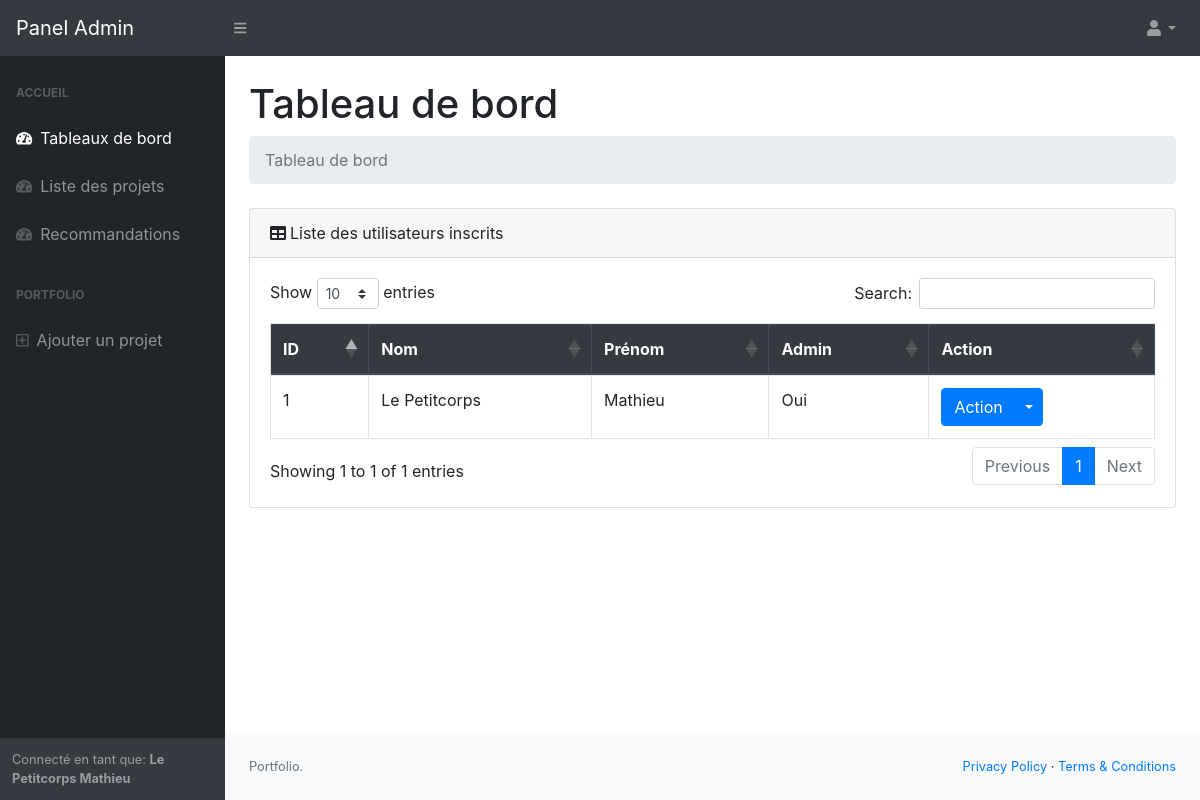
/admin/index.php (signed in), run on the app's committed database.
### tables this page shows
CREATE TABLE `users` (
  `id_users` int(10) UNSIGNED NOT NULL,
  `users_Name` varchar(255) NOT NULL,
  `users_Firstname` varchar(255) NOT NULL,
  `users_Email` varchar(255) NOT NULL,
  `users_Pass` varchar(255) NOT NULL,
  `users_Admin` tinyint(1) NOT NULL DEFAULT '0'
);

### web/admin/include/page/user_list.php (the view, shortened to what this page needs)
<div class="card-header"><i class="fas fa-table mr-1"></i>Liste des utilisateurs inscrits</div>
    <div class="card-body">
        <div class="table-responsive">
            <table class="table table-bordered" id="dataTable" width="100%" cellspacing="0">
                <thead class="thead-dark">
                    <tr>
                        <th>ID</th>
                        <th>Nom</th>
                        <th>Prénom</th>
                        <th>Admin</th>
                        <th>Action</th>
                    </tr>
                </thead>
                <tbody>
<?php
    $reponse = $db->prepare("SELECT * FROM users");
    $reponse->execute();
    while ($data=$reponse->fetch())
    {
        $admin = ($data["users_Admin"]==1)?'Oui':'Non';
        echo
        "<tr><td>".$data["id_users"]."</td><td>".$data["users_Name"]."</td><td>".$data["users_Firstname"]."</td><td>".$admin."</td>
            <td>
            <div class='btn-group'>
                <button type='button' class='btn btn-primary'>Action</button>
                <button type='button' class='btn btn-primary dropdown-toggle dropdown-toggle-split' data-toggle='dropdown'>
                    <span class='caret'></span>
                </button>
                <div class='dropdown-menu'>
                    <a class='dropdown-item cursor' data-toggle='modal' data-target='#edit'>Modifier</a>
                    <a class='dropdown-item cursor' onclick=\"if(confirm('Êtes vous sur de vouloir supprimer ".$data["users_Name"]."?')){ document.location.href='include/delete.php?id=".$data["id_users"]."'; }\"'>Supprimer</a>
                </div>
            </div>
        </td>
        </tr>
        ";
    }
?>

### data on the page
users: id_users "1", users_Name "Le Petitcorps", users_Firstname "Mathieu", users_Admin "Oui"

### other printed values
$_SESSION["login_data"]["name"] "Le Petitcorps"
$_SESSION["login_data"]["firstname"] "Mathieu"
